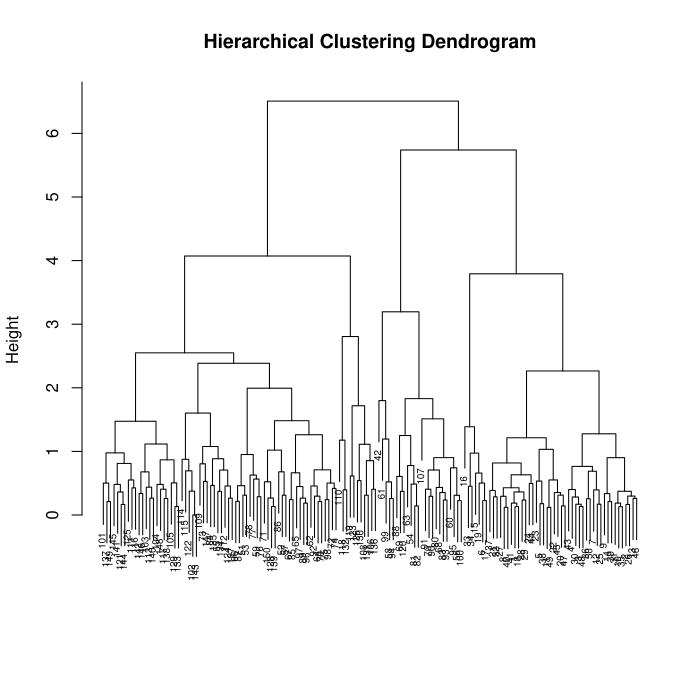

Write R code to recreate this figure.
# Load the iris dataset
options(repos = c(CRAN = "https://cloud.r-project.org"))

install.packages("rpart")
library(rpart)
data(iris)
# Use only the numeric columns for clustering (exclude the Species column)
iris_data <- iris[, -5]
# Standardize the data
iris_scaled <- scale(iris_data)
# Compute the distance matrix
distance_matrix <- dist(iris_scaled, method = "euclidean")
# Perform hierarchical clustering using the "complete" linkage method
hc_complete <- hclust(distance_matrix, method = "complete")
# Plot the dendrogram
plot(hc_complete, main = "Hierarchical Clustering Dendrogram", xlab = "", sub = "", cex =
0.6)
# Cut the tree to form 3 clusters
clusters <- cutree(hc_complete, k = 3)
# Print the cluster memberships
print(clusters)
# Add the clusters to the original dataset
iris$Cluster <- as.factor(clusters)
# Display the first few rows of the updated dataset
head(iris)
